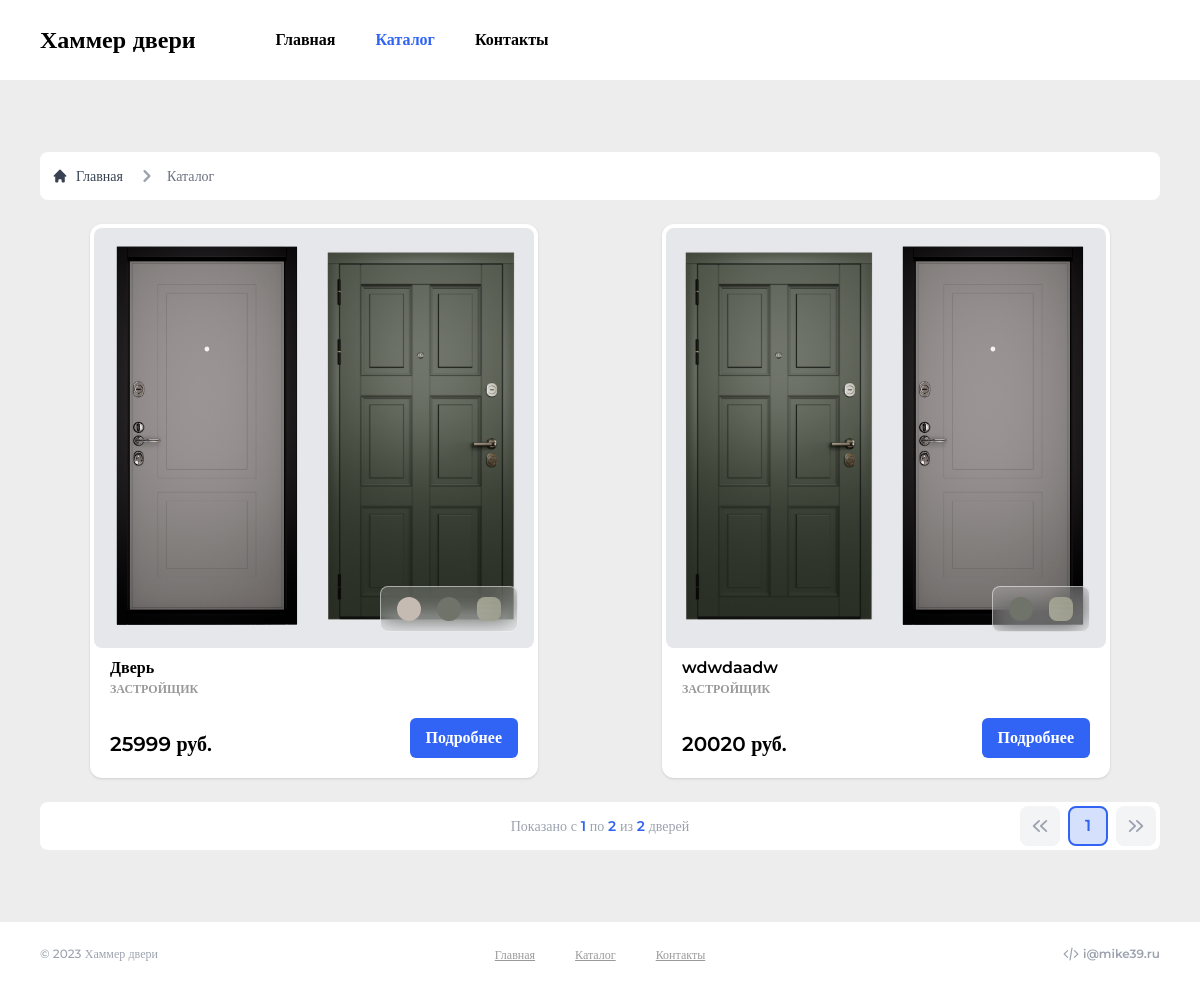
The page /catalog on the database as committed earlier.
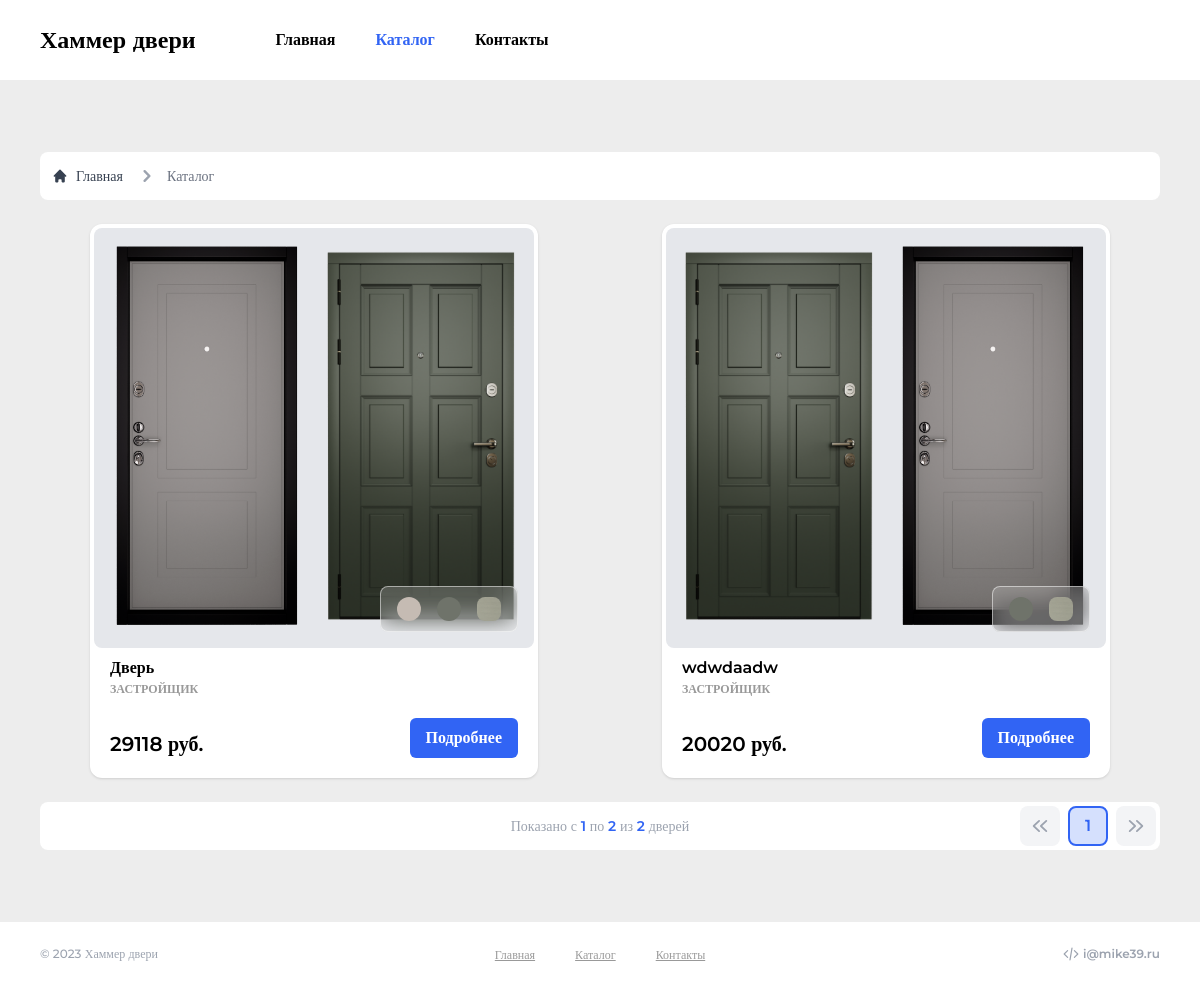
The same page on the database as committed later.
### doors/models.py (models this page shows, shortened)
class Door(models.Model):
    title = models.CharField(max_length=30, verbose_name="Название")
    branch = models.ForeignKey(Branch, on_delete=models.CASCADE, verbose_name="Назначение")
    description = models.CharField(max_length=255, verbose_name="Описание")
    inside_img = models.ForeignKey(Panel, on_delete=models.CASCADE, verbose_name="Внутреняя панель",
                                      related_name="inside_panel")
    outside_img = models.ForeignKey(Panel, on_delete=models.CASCADE, verbose_name="Внешняя панель",
                                       related_name="outside_panel")
    colors = models.ManyToManyField(Color, verbose_name="Цвета")
    films = models.ManyToManyField(Film, verbose_name="Пленки")
    tech_info = models.CharField(max_length=5000, verbose_name="Техническое описание")
    price = models.IntegerField(verbose_name="Цена")
    popular = models.IntegerField(editable=False, default=0)
    history = HistoricalRecords()

class Panel(models.Model):
    name = models.CharField(max_length=50, verbose_name="Название")
    image = models.ImageField(verbose_name="Фото панели", upload_to="panels")

class Color(models.Model):
    name = models.CharField(max_length=30, verbose_name="Название")
    hex_value = models.CharField(max_length=7, verbose_name="Цвет")

class Film(models.Model):
    name = models.CharField(max_length=30, verbose_name="Название")
    image = models.ImageField(verbose_name="Пленка", upload_to="films")

class Branch(models.Model):
    name = models.CharField(max_length=30, verbose_name="Назначение")
    def __str__(self):
        return self.name

### doors/views.py (the view)
# urls.py: path('catalog', views.catalog, name='catalog'),
def catalog(request):
    page_number = request.GET.get('page')
    doors = Door.objects.all()
    p = Paginator(doors, 9)
    page = p.get_page(page_number)
    return render(request, 'pages/catalog.html', context={'page': page, 'door_count': len(doors), 'title': 'Каталог'})

### templates/pages/catalog.html (shortened to what this page needs)
{% extends '_base.html' %}
{% block content %}
    <section class="py-12 max-w-[1280px] mx-auto px-10">
        <div class="bg-white rounded-lg py-3 px-3 w-full my-6 flex gap-4">
            <nav class="flex" aria-label="Breadcrumb">
                <ol class="inline-flex items-center space-x-1 md:space-x-3">
                    <li class="inline-flex items-center">
                        <a href="/"
                           class="inline-flex items-center text-sm font-medium text-gray-700 hover:text-blue-600 dark:text-gray-400 dark:hover:text-white">
                            Главная
                        </a>
                    </li>
                    <li aria-current="page">
                        <div class="flex items-center">
                            <svg aria-hidden="true" class="w-6 h-6 text-gray-400" fill="currentColor"
                                 viewBox="0 0 20 20"
                                 xmlns="http://www.w3.org/2000/svg">
                                <path fill-rule="evenodd"
                                      d="M7.293 14.707a1 1 0 010-1.414L10.586 10 7.293 6.707a1 1 0 011.414-1.414l4 4a1 1 0 010 1.414l-4 4a1 1 0 01-1.414 0z"
                                      clip-rule="evenodd"></path>
                            </svg>
                            <span class="ml-1 text-sm font-medium text-gray-500 md:ml-2 dark:text-gray-400">Каталог</span>
                        </div>
                    </li>
                </ol>
            </nav>
        </div>
        <div class="grid lg:grid-cols-2 grid-cols-1  xl:grid-cols-3  place-items-center flex-1 gap-6">
            {% for door in page %}
                <div class=" shadow border-white border-4 bg-white rounded-xl max-w-md">
                    <div class="flex gap-5 p-4 bg-gray-200 rounded-lg relative">
                        <img src="{{ door.inside_img.image.url }}" alt=""
                             class="max-h-[400px] min-h-0 min-w-0 w-full h-full object-contain  rounded-[2px]"/>
                        <img src="{{ door.outside_img.image.url }}" alt=""
                             class="max-h-[400px] min-h-0 min-w-0 w-full h-full object-contain rounded-[2px]"/>
                        <div class="flex gap-4 absolute right-4 bottom-4 bg-white border-white border border-opacity-50 bg-opacity-20 backdrop-blur-md px-4 py-2.5 rounded-lg">
                            {% for color in door.colors.all %}
                                <div class="w-6 h-6 rounded-full"
                                     data-popover-offset="15"
                                     data-popover-target="door-{{ door.id }}-color-{{ color.id }}"
                                     style="background: {{ color.hex_value }}">
                                </div>
                            {% endfor %}
                            {% for film in door.films.all %}
                                <img class="w-6 h-6 rounded-lg block" src="{{ film.image.url }}" alt="Film"
                                     data-popover-trigger="hover"
                                     data-popover-offset="15"
                                     data-popover-target="door-{{ door.id }}-film-{{ film.id }}"
                                />
                            {% endfor %}
                        </div>
                    </div>
                    <div class="px-4 pt-2 pb-4">
                        <div class="flex justify-between">
                            <div>
                                <h4 class=" text-opacity-40">{{ door.title }}</h4>
                                <p class="uppercase text-[12px] font-bold text-black text-opacity-40">{{ door.branch }}</p>
                            </div>
                        </div>
                        <div class="flex justify-between items-end">
                            <p class=" text-xl ">{{ door.price }} руб.</p>
                            <a
                                    class="mt-5 bg-primary text-white px-4 py-2 rounded-[6px]"
                                    href="/catalog/{{ door.id }}"
                            >
                                Подробнее
                            </a>
                        </div>
                    </div>
                </div>
            {% endfor %}
        </div>
        <div class="flex bg-white rounded-lg gap-3 py-1 px-1 my-6 items-center">
            <p class="text-sm font-medium text-gray-400">
                Показано с
                <span class="text-primary font-semibold">{{ page.start_index }}</span>
                по
                <span class="text-primary font-semibold">{{ page.end_index }}</span>
                из
                <span class="text-primary font-semibold">{{ door_count }}</span>
                дверей
            </p>
            <nav aria-label="Door pagination" class="flex-1">
                <div class="flex justify-end gap-2 ">
                    {% if page.has_previous %}
                        <a href="?page={{ page.previous_page_number }}"
                           class="w-10 h-10 grid place-items-center rounded-lg bg-white hover:bg-primary/20 hover:text-primary"
                        >
                            <svg fill="currentColor" viewBox="0 0 20 20" class="w-6 h-6"
                                 xmlns="http://www.w3.org/2000/svg"
                                 aria-hidden="true">
                                <path clip-rule="evenodd" fill-rule="evenodd"
                                      d="M15.79 14.77a.75.75 0 01-1.06.02l-4.5-4.25a.75.75 0 010-1.08l4.5-4.25a.75.75 0 111.04 1.08L11.832 10l3.938 3.71a.75.75 0 01.02 1.06zm-6 0a.75.75 0 01-1.06.02l-4.5-4.25a.75.75 0 010-1.08l4.5-4.25a.75.75 0 111.04 1.08L5.832 10l3.938 3.71a.75.75 0 01.02 1.06z"></path>
                            </svg>
                        </a>
                    {% else %}
                        <div class="w-10 h-10 grid place-items-center bg-gray-100 rounded-lg text-gray-400">
                        </div>
                    {% endif %}
                    <div class="w-10 h-10 grid place-items-center bg-primary/20 border-primary text-primary border-2 rounded-lg">
                        {{ page.number }}
                    </div>
                    {% if page.has_next %}
                        <a href="?page={{ page.next_page_number }}"
                           class="w-10 h-10 grid place-items-center rounded-lg hover:bg-primary/20 hover:text-primary"
                        >
                            <svg fill="currentColor" class="w-6 h-6" viewBox="0 0 20 20"
                                 xmlns="http://www.w3.org/2000/svg"
                                 aria-hidden="true">
                                <path clip-rule="evenodd" fill-rule="evenodd"
                                      d="M10.21 14.77a.75.75 0 01.02-1.06L14.168 10 10.23 6.29a.75.75 0 111.04-1.08l4.5 4.25a.75.75 0 010 1.08l-4.5 4.25a.75.75 0 01-1.06-.02z"></path>
                                <path clip-rule="evenodd" fill-rule="evenodd"
                                      d="M4.21 14.77a.75.75 0 01.02-1.06L8.168 10 4.23 6.29a.75.75 0 111.04-1.08l4.5 4.25a.75.75 0 010 1.08l-4.5 4.25a.75.75 0 01-1.06-.02z"></path>
                            </svg>
                        </a>
                    {% else %}
                        <div class="w-10 h-10 grid place-items-center bg-gray-100 rounded-lg text-gray-400">
                        </div>
                    {% endif %}
                </div>
            </nav>
        </div>
    </section>
{% endblock content %}

### templates/_base.html (shortened to what this page needs)
{% load compress %}
{% load static %}
<!DOCTYPE html>
<html lang="en">
<head>
    {% compress css %}
        <link rel="stylesheet" href="{% static 'public/output.css' %}">
    {% endcompress %}
</head>
<body>
{% include 'nav_bar.html' %}
<main>
    {% block content %}
    {% endblock content %}
</main>
{% include 'footer.html' %}
</body>
</html>

### templates/nav_bar.html
{% load static %}
<header >
    <nav class="flex h-20 items-center justify-between lg:justify-start bg-white w-full px-10 gap-20">
        <h3 class="text-2xl font-semibold text-black leading-3 w-[130px] lg:w-auto">
            Хаммер <span class="text-sm lg:text-2xl">двери</span>
        </h3>
        <ul class="flex gap-10">
            {% if '/' == request.path %}
                <li><a href="/" class=" text-primary">Главная</a></li>
            {% else %}
                <li><a href="/" class="text-black hover:text-primary">Главная</a></li>
            {% endif %}
            {% if 'catalog' in request.path %}
                <li><a href="/catalog" class="text-primary">Каталог</a></li>
            {% else %}
                <li><a href="/catalog" class="text-black hover:text-primary">Каталог</a></li>
            {% endif %}
            {% if 'contacts' in request.path %}
                <li><a href="/contacts" class="text-primary">Контакты</a></li>
            {% else %}
                <li><a href="/contacts" class="text-black hover:text-primary">Контакты</a></li>
            {% endif %}
        </ul>
    </nav>
</header>

### templates/footer.html (shortened to what this page needs)
{% load static %}
<footer class="bg-white h-16 flex items-center justify-between  px-10">
    <h5 class="flex-1 text-xs font-medium text-gray-400 leading-3 w-[130px] lg:w-auto">
        © 2023 Хаммер двери
    </h5>
    <ul class="flex gap-10">
        <li><a href="/" class="underline font-medium text-xs text-black/40 hover:text-[#042684]">Главная</a></li>
        <li><a href="/catalog" class="underline font-medium text-xs text-black/40 hover:text-[#042684]">Каталог</a></li>
        <li><a href="/contacts" class="underline font-medium text-xs text-black/40 hover:text-[#042684]">Контакты</a></li>
    </ul>
    <a href="mailto:i@mike39.ru"
       class="flex-1 inline-flex items-center justify-end gap-1 group text-gray-400 hover:text-primary text-xs">
        i@mike39.ru
    </a>
</footer>

Rows that differ between the two databases and show on the page:
changed Door "Дверь": price "25999" → "29118"
